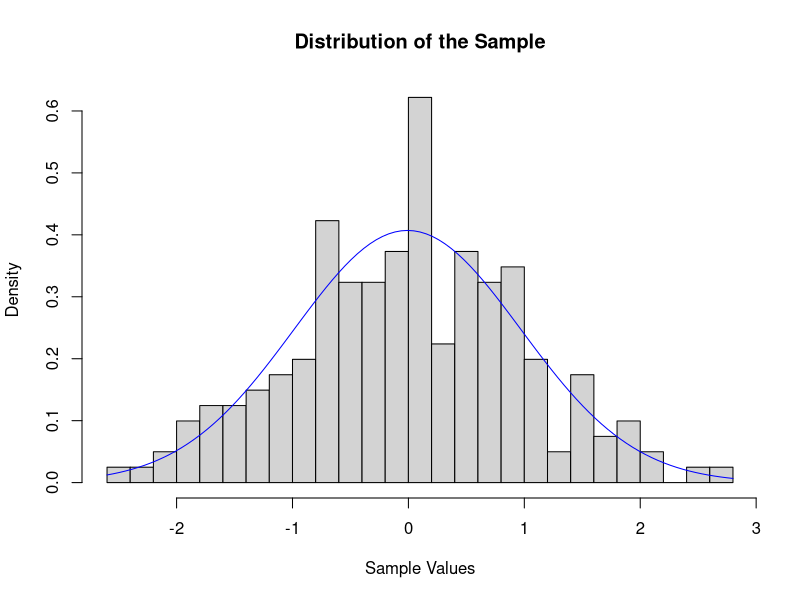
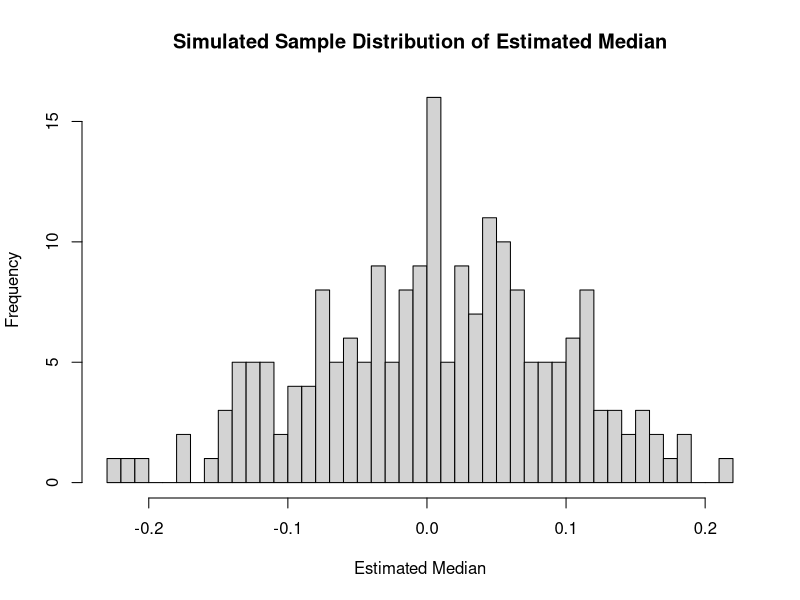

Write the R code that produced these figures, in order. (Note: a time limit stopped this script after it produced the figures.)
## ---- chunk 1
knitr::opts_chunk$set(echo=TRUE, warning=FALSE, message=FALSE)
library(dplyr)
library(stats4)
## ---- chunk 2
set.seed(45335)
N <- 201
sample <- rnorm(N)

med <- median(sample)
## ---- chunk 3
nLL <- function(mean, sd){
  fs <- dnorm(
    x = sample,
    mean = mean, 
    sd = sd,
    log = TRUE
    )
    -sum(fs)
}

#does search starting with our guesses of 0 and 1
param_hat <- mle(nLL,
    start = list(mean = 0, sd = 1),
     method = "L-BFGS-B"
    )

#estimated parameters
mean_hat <- coef(param_hat)[[1]]
sd_hat <- coef(param_hat)[[2]]

hist(sample, freq = FALSE, breaks = 20, main = "Distribution of the Sample", xlab = "Sample Values")
curve(dnorm(x, mean_hat, sd_hat), col = "blue", add = TRUE)
## ---- chunk 4
#median using the distribution we estimated using MLE
est_med <- qnorm(.5, mean = mean_hat, 
            sd = sd_hat)

#simulation of medians
R <- 1000

medians <- NA
for (i in 1:N){
  sample_dist <- rnorm(N, mean = mean_hat, 
            sd = sd_hat)
  medians[i] <- median(sample_dist)
}

hist(medians, breaks = 50, main = "Simulated Sample Distribution of Estimated Median", xlab = "Estimated Median")
## ---- chunk 5
#chopping of 2.5% on each side
conf_95 <- quantile(medians, c(0.05/2, 1 - 0.05/2))
## ---- chunk 6
coverage_probability <- function(R){
  prop <- NA
  N <- 201
  for (i in 1:R){
    sample <- rnorm(N)
    
    mean_hat <- mean(sample)
    sd_hat <- sqrt(((N-1)/N)*var(sample))

    medians <- NA
    for (j in 1:5000){
      sample_dist <- rnorm(N, mean = mean_hat, sd = sd_hat)
      medians[j] <- median(sample_dist)
    }
    
    conf_int <- quantile(medians, c(0.05/2, 1 - 0.05/2))
    prop[i] <- (conf_int[1] < 0 & conf_int[2] > 0) 
  }
return(mean(prop))
}
## ---- chunk 7
cov_prob <- coverage_probability(5000)
